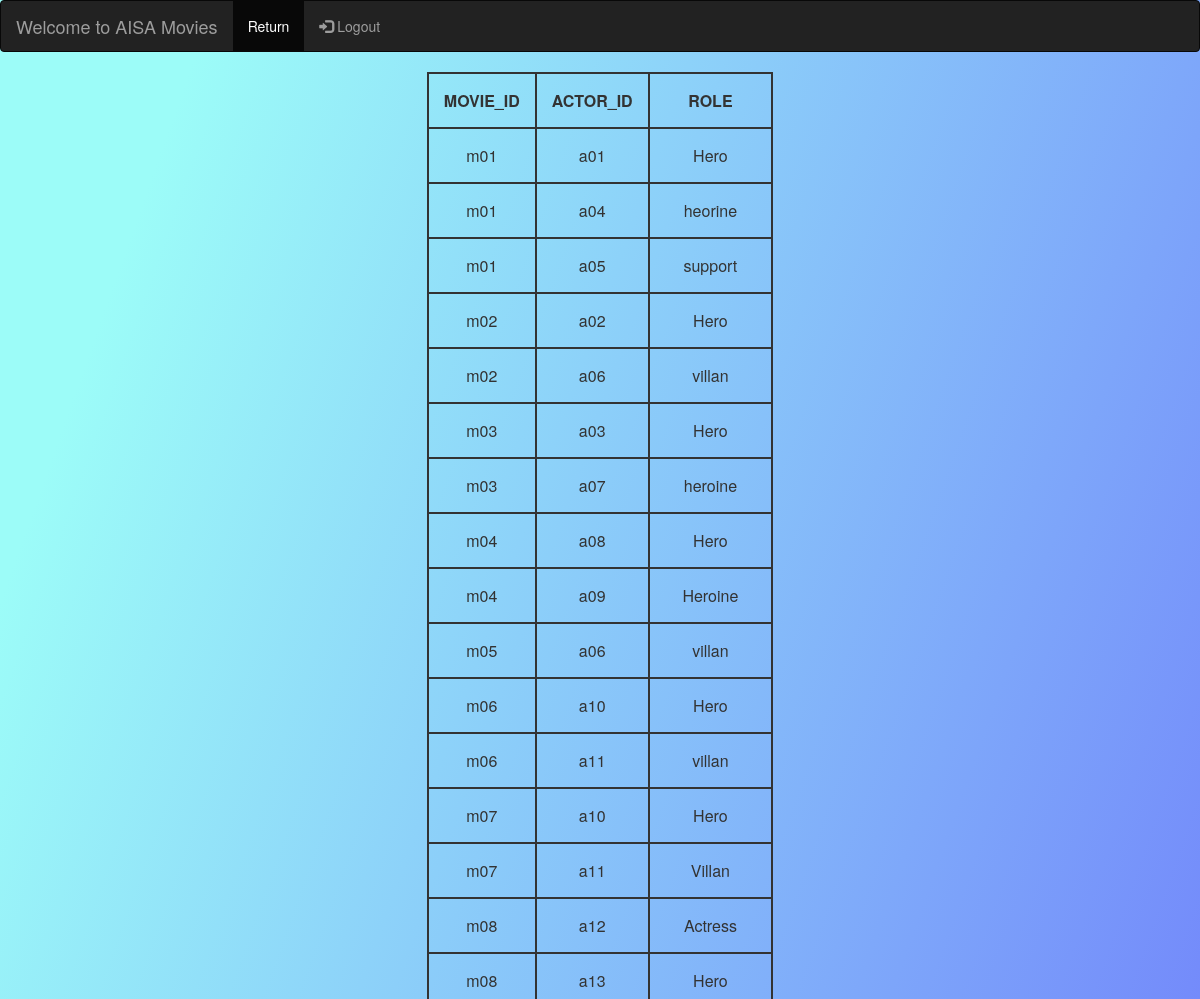
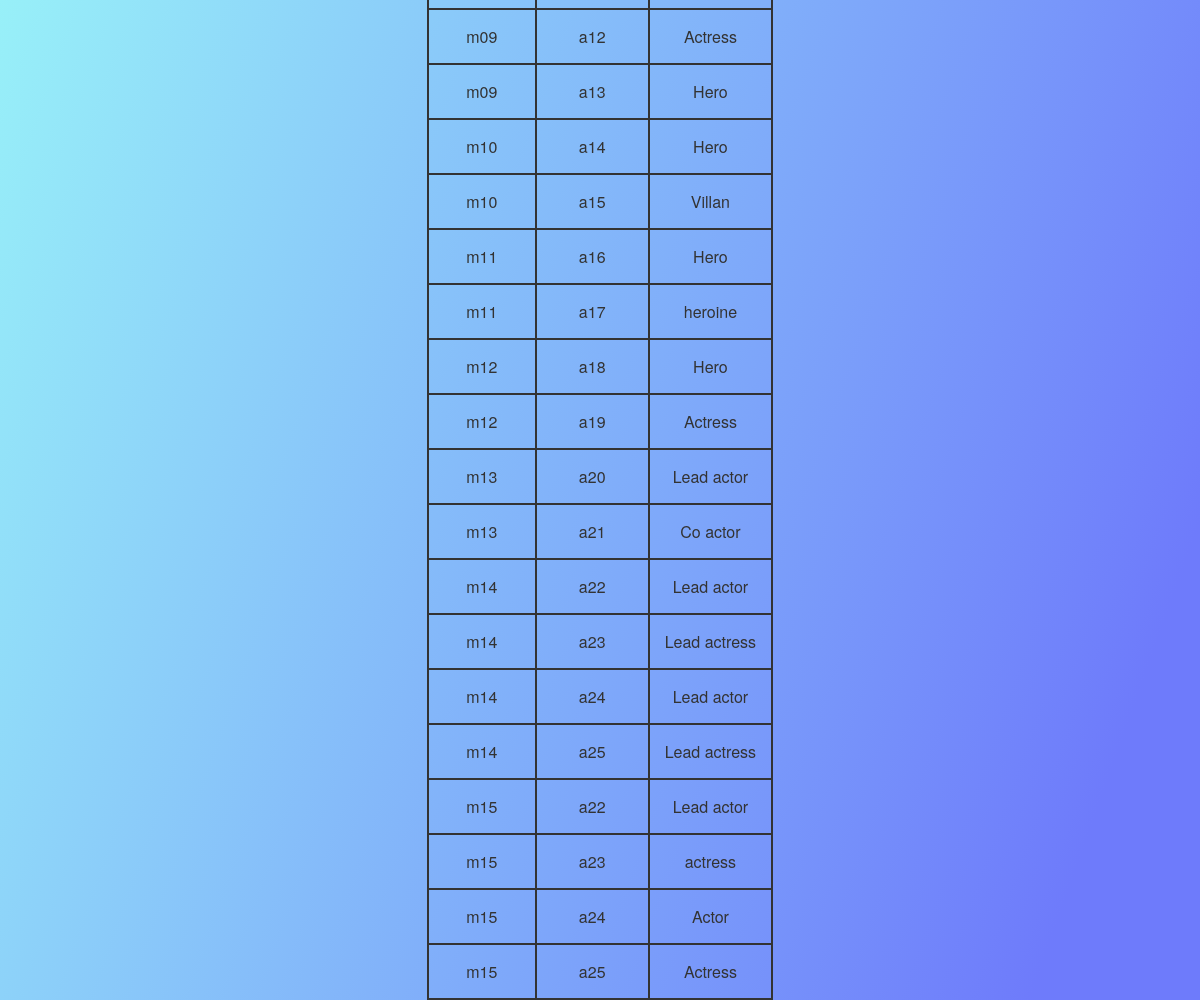
The app's page /PHP/cast_a.php with its own data (2 pictures, top to bottom).
### tables this page shows
CREATE TABLE `cast` (
  `movie_id` varchar(5) NOT NULL,
  `actor_id` varchar(5) NOT NULL,
  `character_name` varchar(255) NOT NULL
);

### PHP/cast_a.php (the view, shortened to what this page needs)
<html>
<head>
  <link rel="stylesheet" href="https://maxcdn.bootstrapcdn.com/bootstrap/3.4.1/css/bootstrap.min.css">
</head>
<body>
<table class="center">
    <tr>
        <th>MOVIE_ID</th>
        <th>ACTOR_ID</th>
        <th>ROLE</th>
    </tr>
    <?php
$host = "localhost";
$username = "root";
$password = "";
$dbname = "movie_db";
$conn = mysqli_connect($host, $username, $password, $dbname);
$sql = "SELECT * FROM cast";
$result = mysqli_query($conn, $sql);
if (mysqli_num_rows($result) > 0) {
  while($row = mysqli_fetch_assoc($result)) {
    echo "<tr>";
    echo "<td>" . $row["movie_id"] . "</td>";
    echo "<td>" . $row["actor_id"] . "</td>";
    echo "<td>" . $row["character_name"] . "</td>";
  }
} else {
  echo "0 results";
}
?>
<body>
<nav class="navbar navbar-inverse">
  <div class="container-fluid">
    <div class="navbar-header">
      <a class="navbar-brand" href="#">Welcome to AISA Movies</a>
    </div>
    <ul class="nav navbar-nav">
      <li class="active"><a href="admin.php">Return</a></li>
      <ul class="nav navbar-nav navbar-right">
      <li><a href="a_logout.php"><span class="glyphicon glyphicon-log-in"></span> Logout</a></li>
    </ul>
  </div>
</nav>
</body>

### PHP/cast_a.php (style rules this page uses)
.center { margin-left: auto; margin-right: auto; }
th, td { padding: 15px; text-align: center; }
table, th, td { border: 2px solid; }
body { background-image: linear-gradient( 109.6deg, rgba(156,252,248,1) 11.2%, rgba(110,123,251,1) 91.1% ); }

### records on screen
cast: movie "m01", actor "a01", character_name "Hero"
cast: movie "m01", actor "a04", character_name "heorine"
cast: movie "m01", actor "a05", character_name "support"
cast: movie "m02", actor "a02", character_name "Hero"
cast: movie "m02", actor "a06", character_name "villan"
cast: movie "m03", actor "a03", character_name "Hero"
cast: movie "m03", actor "a07", character_name "heroine"
cast: movie "m04", actor "a08", character_name "Hero"
cast: movie "m04", actor "a09", character_name "Heroine"
cast: movie "m05", actor "a06", character_name "villan"
cast: movie "m06", actor "a10", character_name "Hero"
cast: movie "m06", actor "a11", character_name "villan"
cast: movie "m07", actor "a10", character_name "Hero"
cast: movie "m07", actor "a11", character_name "Villan"
cast: movie "m08", actor "a12", character_name "Actress"
cast: movie "m08", actor "a13", character_name "Hero"
cast: movie "m09", actor "a12", character_name "Actress"
cast: movie "m09", actor "a13", character_name "Hero"
cast: movie "m10", actor "a14", character_name "Hero"
cast: movie "m10", actor "a15", character_name "Villan"
cast: movie "m11", actor "a16", character_name "Hero"
cast: movie "m11", actor "a17", character_name "heroine"
cast: movie "m12", actor "a18", character_name "Hero"
cast: movie "m12", actor "a19", character_name "Actress"
cast: movie "m13", actor "a20", character_name "Lead actor"
cast: movie "m13", actor "a21", character_name "Co actor"
cast: movie "m14", actor "a22", character_name "Lead actor"
cast: movie "m14", actor "a23", character_name "Lead actress"
cast: movie "m14", actor "a24", character_name "Lead actor"
cast: movie "m14", actor "a25", character_name "Lead actress"
cast: movie "m15", actor "a22", character_name "Lead actor"
cast: movie "m15", actor "a23", character_name "actress"
cast: movie "m15", actor "a24", character_name "Actor"
cast: movie "m15", actor "a25", character_name "Actress"
